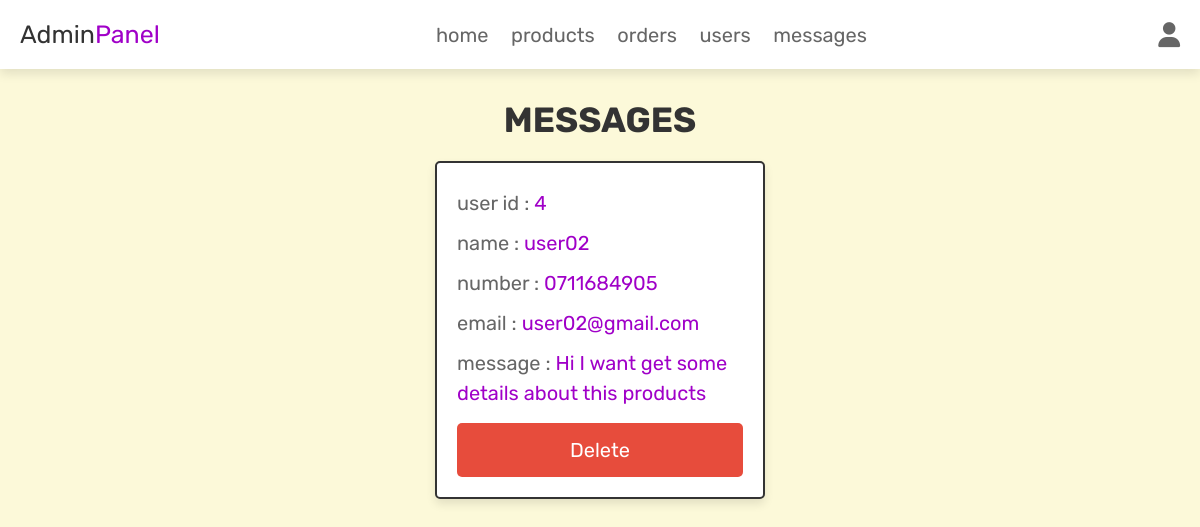
Screenshot of /admin_contacts.php (signed in) with the database file from the repository.
### tables this page shows
CREATE TABLE `message` (
  `id` int(100) NOT NULL,
  `user_id` int(100) NOT NULL,
  `name` varchar(100) NOT NULL,
  `email` varchar(100) NOT NULL,
  `number` varchar(12) NOT NULL,
  `message` varchar(500) NOT NULL
);

### admin_contacts.php (the view, shortened to what this page needs)
<?php
@include 'config.php';
?>
<!DOCTYPE html>
<html lang="en">
<head>
   <link rel="stylesheet" href="https://cdnjs.cloudflare.com/ajax/libs/font-awesome/6.1.1/css/all.min.css">
   <link rel="stylesheet" href="css/admin.css">
</head>
<body>
<?php include 'admin_header.php'; ?>
<section class="messages">
   <h1 class="title">messages</h1>
   <div class="box-container">
   <?php
      $select_message = $conn->prepare("SELECT * FROM `message`");
      $select_message->execute();
      if($select_message->rowCount() > 0){
         while($fetch_message = $select_message->fetch(PDO::FETCH_ASSOC)){
   ?>
   <div class="box">
      <p> user id : <span><?= $fetch_message['user_id']; ?></span> </p>
      <p> name : <span><?= $fetch_message['name']; ?></span> </p>
      <p> number : <span><?= $fetch_message['number']; ?></span> </p>
      <p> email : <span><?= $fetch_message['email']; ?></span> </p>
      <p> message : <span><?= $fetch_message['message']; ?></span> </p>
      <a href="admin_contacts.php?delete=<?= $fetch_message['id']; ?>" onclick="return confirm(' this message delete?');" class="delete-btn">delete</a>
   </div>
   <?php
         }
      }else{
         echo '<p class="empty"> No messages receive yet!</p>';
      }
   ?>
   </div>
</section>
</body>
</html>

### css/admin.css (style rules this page uses)
.messages .box-container { display: grid; grid-template-columns: repeat(auto-fit, 33rem); gap:1.5rem; align-items: flex-start; justify-content:center; }
.messages .box-container .box { border:var(--border); box-shadow: var(--box-shadow); background-color: var(--white); border-radius: .5rem; padding:2rem; }
.messages .box-container .box p { line-height: 1.5; padding:.5rem 0; font-size: 2rem; color:var(--light-color); }
.messages .box-container .box p span { color:var(--purple); }

### css/main.css (style rules this page uses)
:root { --purple:#a000c8; --yellow:#FFCC00; --red:#e74c3c; --black:#333; --light-color:#666; --white:#fff; --light-bg:#f6f6f6; --warm-light:#FCF9D9; --brown:#321414; --border:.2rem solid var(--black); --box-shadow:0 .5rem 1rem rgba(0,0,0,.1); }
* { font-family: 'Rubik', sans-serif; margin:0; padding:0; box-sizing: border-box; outline: none; border:none; text-decoration: none; color:var(--black); }
body { background-color: var(--warm-light); }
html { font-size: 62.5%; overflow-x: hidden; scroll-behavior: smooth; scroll-padding-top: 6.5rem; }
section { padding: 3rem 2rem; max-width: 1200px; margin: 0 auto; }
.btn, .delete-btn, .option-btn { display: block; width: 100%; margin-top: 1rem; border-radius: .5rem; color: var(--white); font-size: 2rem; padding: 1.5rem 3rem; text-transform: capitalize; cursor: pointer; text-align: center; }
.delete-btn { background-color: var(--red); }
.title { text-align: center; margin-bottom: 2rem; text-transform: uppercase; color: var(--black); font-size: 3.5rem; }

### rows the page displays
message: user "4", name "user02", number "0711684905", email "user02@gmail.com", message "Hi I want get some details about this products"
